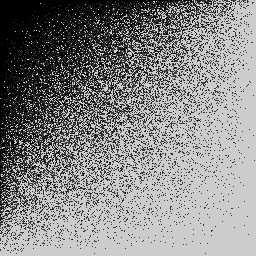
Frame 1 (no input)
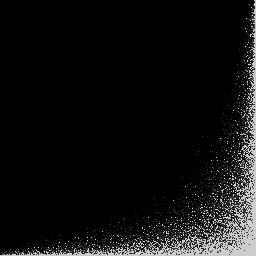
Frame 60 (the mouse pressed at the canvas centre just before this capture)
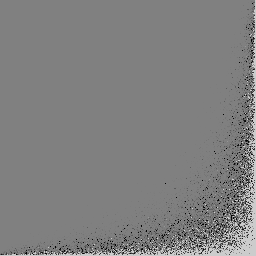
Frame 120 (the mouse held since frame 60 and released just before this capture)

The Processing sketch that drew these frames (run headless with seeded random() and noise(); from frame 60 on, the mouse is pressed at the canvas centre):

// Processing sketch: processing_3472
// ── processing_3472.pde

void setup(){size(256,256);}void draw(){for(int i=0;i<width;i++)for(int j=0;j<height;j++){stroke(mouseY%255,mouseX%255,mouseY%255);point(random(i),random(j));}}
